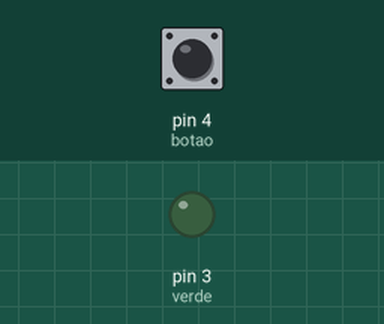
Recording of a sketch running on a simulated Arduino Uno, built with avr-gcc and run on an emulated ATmega328P. Shown: output pins drawn as LEDs (lit = HIGH). Inputs (shaded band) come from the test bench; at power-on: pin 4 (botao) HIGH.

Above: at 6.8 s.
6.9 s: pin 4 (botao) pulled LOW for 2.6 s
At 8.4 s:
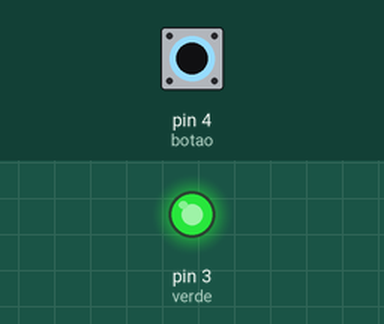
Timing chart, 0 to 9.9 s (numbered marks = the images above; inputs shaded):
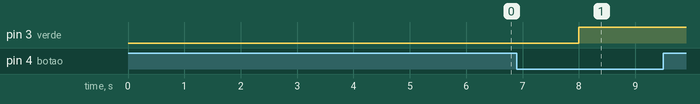

The sketch:

pi_semaforo.ino
```cpp
/*
 * Autores: Gervasio Gesse Junior
 *          Iris menezes Barbosa
 * Titulo: Projeto Integrador 6 bimestre Univesp Polo Jandira
 * Data: 23 de Novembro de 2019
 * Resumo: Semáforo com intervalo de tempo variável com
 * sinalização sonora para ficlitar a travessia deficientes
 * visuais e pessoas com mobilidade reduzida.
 */

//Define a saida para os leds
const int verde = 3;
const int botao = 4;
int val;
unsigned long startTime = 0;


void setup() {
  // inicializa o arduino
  //define que o pino verde como saida
  pinMode(verde, OUTPUT);
  // define que o pino botão como entrada com pullup interno ativo
  pinMode ( botao, INPUT_PULLUP);

}

void loop() {

  startTime = millis();

  digitalWrite(LED_BUILTIN, HIGH);   // turn the LED on (HIGH is the voltage level)
  delay(1000);                       // wait for a second
  digitalWrite(LED_BUILTIN, LOW);    // turn the LED off by making the voltage LOW
  delay(1000);

  val = digitalRead(botao);
  if(val == 0 && (millis() - startTime) > 500) {
    digitalWrite(verde, !digitalRead(verde));
  }

}
```

Measured:
- after the input at 6.9 s, pin 3 (verde): LOW → HIGH after 1.1 s
